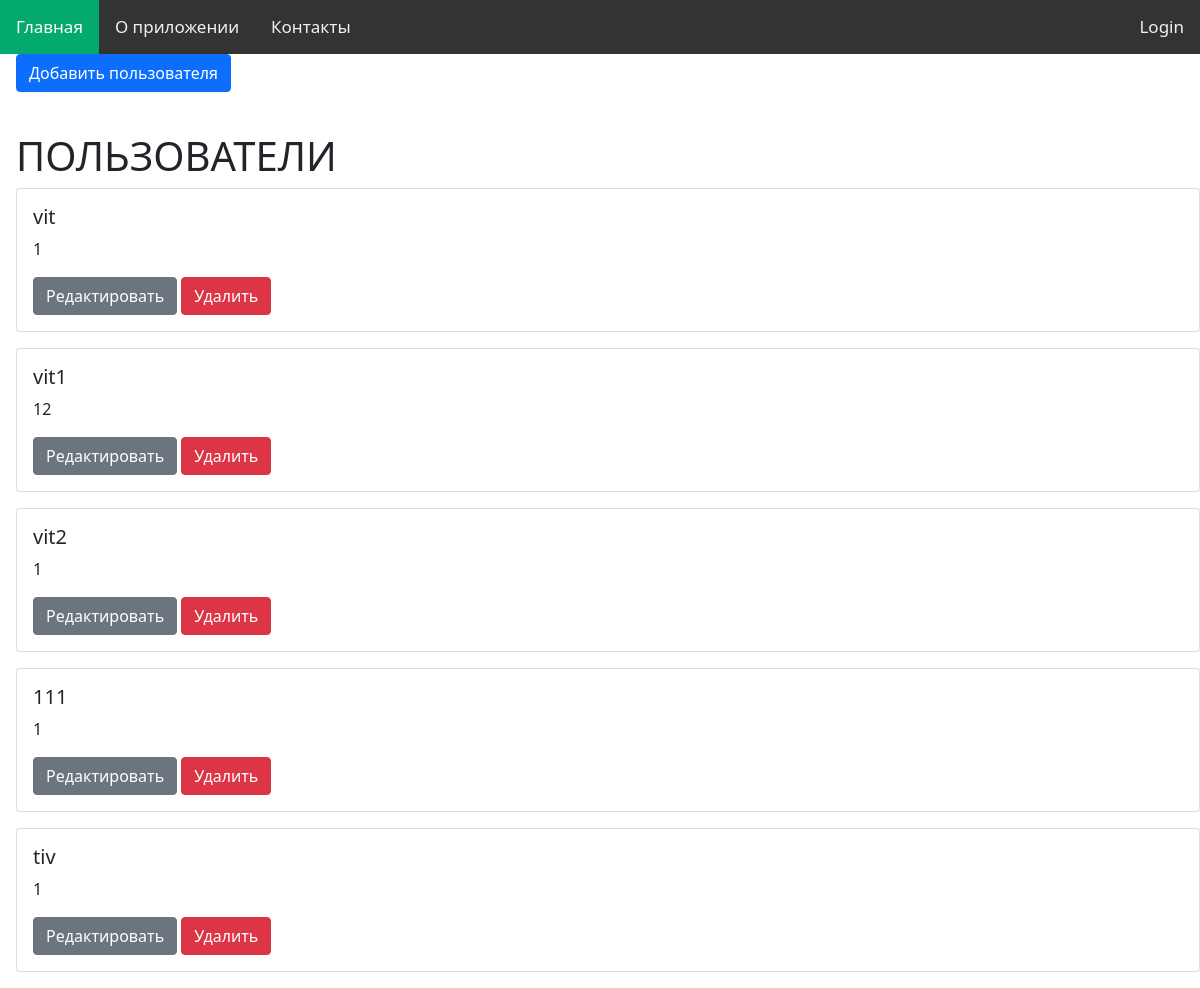
/users, run on an earlier commit of the app's database.
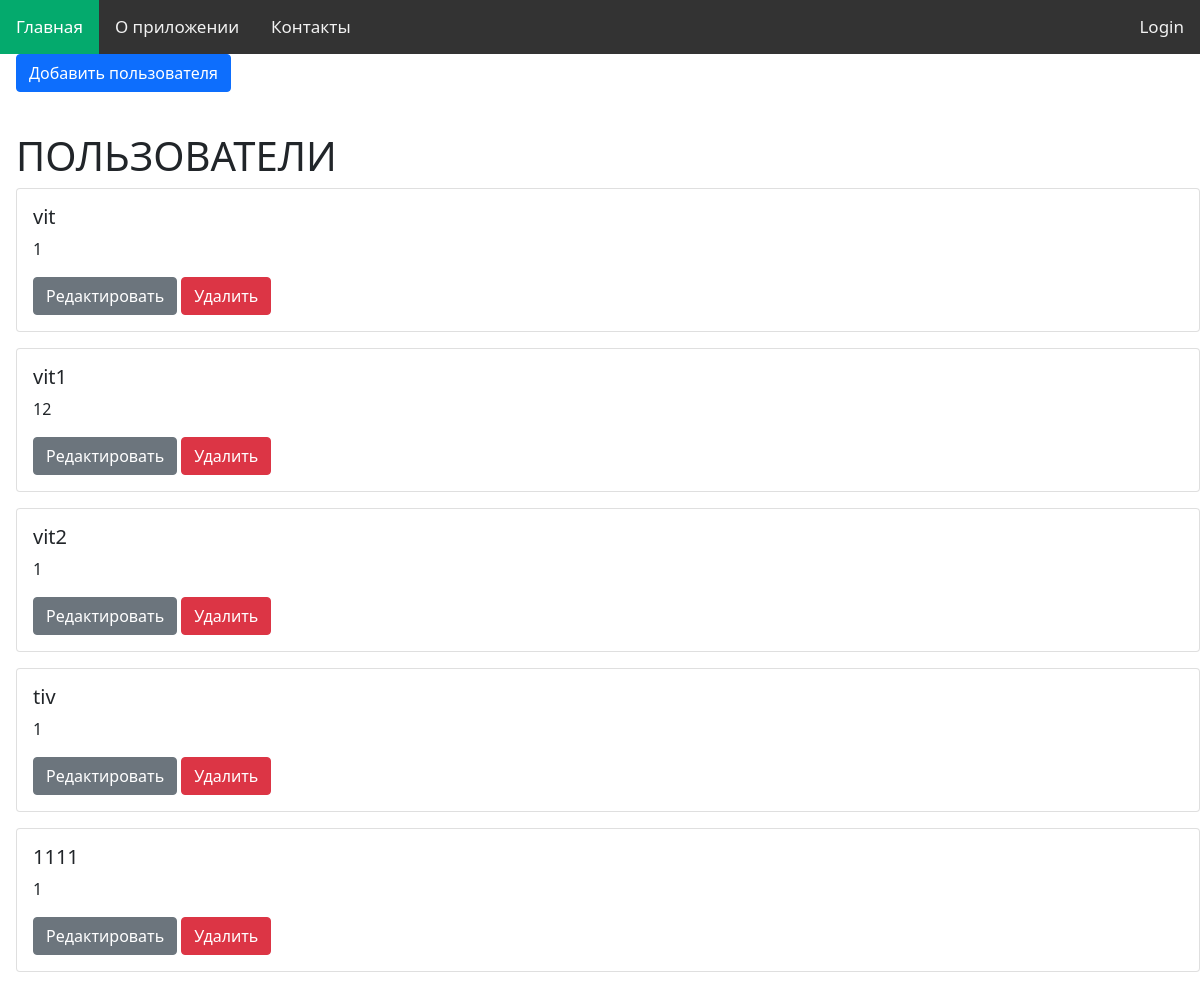
And on a later commit of the database.
### tables this page shows
CREATE TABLE passwords(
                login TEXT PRIMARY KEY,
                password TEXT NOT NULL);

### server.py (the view)
@app.route("/users")
def get_users():
    conn = get_db_connection()
    users = conn.execute('SELECT * FROM passwords').fetchall()
    conn.close()
    return render_template('users/users.html', users=users)

### server.py (called while the page is built)
def get_db_connection():
    conn = sqlite3.connect('blog.db')
    conn.row_factory = sqlite3.Row
    return conn

### templates/users/users.html (shortened to what this page needs)
{% extends "main/base.html" %}
{% block content %}
    <link rel="stylesheet" href="https://cdn.jsdelivr.net/npm/bootstrap@5.1.3/dist/css/bootstrap.min.css">
    <a class="btn btn-primary mb-3" href="{{ url_for('create_user') }}">Добавить пользователя</a>
    <h1>ПОЛЬЗОВАТЕЛИ</h1>
    {% for user in users %}
        <div class="card mb-3">
            <div class="card-body">
                <h5 class="card-title">{{ user['login'] }}</h5>
                <p class="card-text">{{ user['password'] }}</p>
                <a class="btn btn-secondary" href="{{ url_for('edit_user', login=user['login']) }}">Редактировать</a>
                <form action="{{ url_for('delete_user', login=user['login']) }}" method="POST" class="d-inline">
                    <button class="btn btn-danger" type="submit">Удалить</button>
                </form>
            </div>
        </div>
    {% endfor %}
{% endblock %}

### templates/main/base.html (shortened to what this page needs)
<!DOCTYPE html>
<html lang="en">
<head>
    <link rel="stylesheet" href="{{ url_for('static', filename= 'css/index.css') }}">
</head>
<body>
    <nav>
        <div class="topnav">
            <a class="active navigation" href="{{ url_for('index') }}">Главная</a>
            <a class="navigation" href="{{ url_for('about') }}">О приложении</a>
            <a class="navigation" href="{{ url_for('contact') }}">Контакты</a>
            {% if session.get('username') %}
                <a class="navigation" href="{{ url_for('get_user_posts') }}">Мои посты</a>
                <a class="login navigation" href="{{ url_for('account') }}">Личный кабинет</a>
                <a class="login navigation" href="{{ url_for('logout') }}">Выйти</a>
            {% else %}
                <a class="login navigation" href="{{ url_for('auth') }}">Login</a>
            {% endif %}
        </div>
    </nav>
    <main>
        <div style="padding-left:16px">
            {% block content %}{% endblock %}
        </div>
    </main>
</body>
</html>

### static/css/index.css (style rules this page uses)
body { margin: 0; font-family: Arial, Helvetica, sans-serif; }
.topnav { overflow: hidden; background-color: #333; }
.topnav a { float: left; color: #f2f2f2; text-align: center; padding: 14px 16px; text-decoration: none; font-size: 17px; }
.topnav a.login { float: right; color: #f2f2f2; text-align: center; padding: 14px 16px; text-decoration: none; font-size: 17px; }
.topnav a.active { background-color: #04AA6D; color: white; }

What changed in the data, as far as the page shows it:
removed passwords: login "111", password "1"
added passwords: login "1111", password "1"
